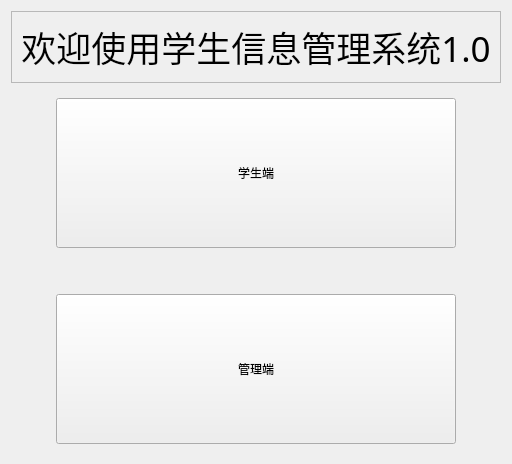
     <widget class="QWidget" name="Welcome">
      <layout class="QVBoxLayout" name="verticalLayout">
       <item>
        <widget class="QFrame" name="frame">
         <property name="frameShape">
          <enum>QFrame::StyledPanel</enum>
         </property>
         <property name="frameShadow">
          <enum>QFrame::Raised</enum>
         </property>
         <layout class="QGridLayout" name="gridLayout_2">
          <item row="0" column="0">
           <widget class="QLabel" name="label">
            <property name="font">
             <font>
              <family>华文隶书</family>
              <pointsize>26</pointsize>
             </font>
            </property>
            <property name="text">
             <string>欢迎使用学生信息管理系统1.0</string>
            </property>
            <property name="alignment">
             <set>Qt::AlignCenter</set>
            </property>
           </widget>
          </item>
         </layout>
        </widget>
       </item>
       <item>
        <widget class="QWidget" name="widget" native="true">
         <layout class="QGridLayout" name="gridLayout_3">
          <item row="0" column="2">
           <spacer name="horizontalSpacer_2">
            <property name="orientation">
             <enum>Qt::Horizontal</enum>
            </property>
            <property name="sizeHint" stdset="0">
             <size>
              <width>34</width>
              <height>20</height>
             </size>
            </property>
           </spacer>
          </item>
          <item row="0" column="0">
           <spacer name="horizontalSpacer">
            <property name="orientation">
             <enum>Qt::Horizontal</enum>
            </property>
            <property name="sizeHint" stdset="0">
             <size>
              <width>34</width>
              <height>20</height>
             </size>
            </property>
           </spacer>
          </item>
          <item row="2" column="1">
           <widget class="QPushButton" name="ControlTO">
            <property name="minimumSize">
             <size>
              <width>400</width>
              <height>150</height>
             </size>
            </property>
            <property name="text">
             <string>管理端</string>
            </property>
           </widget>
          </item>
          <item row="2" column="0">
           <spacer name="horizontalSpacer_3">
            <property name="orientation">
             <enum>Qt::Horizontal</enum>
            </property>
            <property name="sizeHint" stdset="0">
             <size>
              <width>34</width>
              <height>20</height>
             </size>
            </property>
           </spacer>
          </item>
          <item row="2" column="2">
           <spacer name="horizontalSpacer_4">
            <property name="orientation">
             <enum>Qt::Horizontal</enum>
            </property>
            <property name="sizeHint" stdset="0">
             <size>
              <width>34</width>
              <height>20</height>
             </size>
            </property>
           </spacer>
          </item>
          <item row="0" column="1">
           <widget class="QPushButton" name="StudentsTO">
            <property name="minimumSize">
             <size>
              <width>200</width>
              <height>150</height>
             </size>
            </property>
            <property name="text">
             <string>学生端</string>
            </property>
           </widget>
          </item>
          <item row="1" column="1">
           <spacer name="verticalSpacer_37">
            <property name="orientation">
             <enum>Qt::Vertical</enum>
            </property>
            <property name="sizeType">
             <enum>QSizePolicy::Fixed</enum>
            </property>
            <property name="sizeHint" stdset="0">
             <size>
              <width>20</width>
              <height>40</height>
             </size>
            </property>
           </spacer>
          </item>
         </layout>
        </widget>
       </item>
      </layout>
     </widget>
